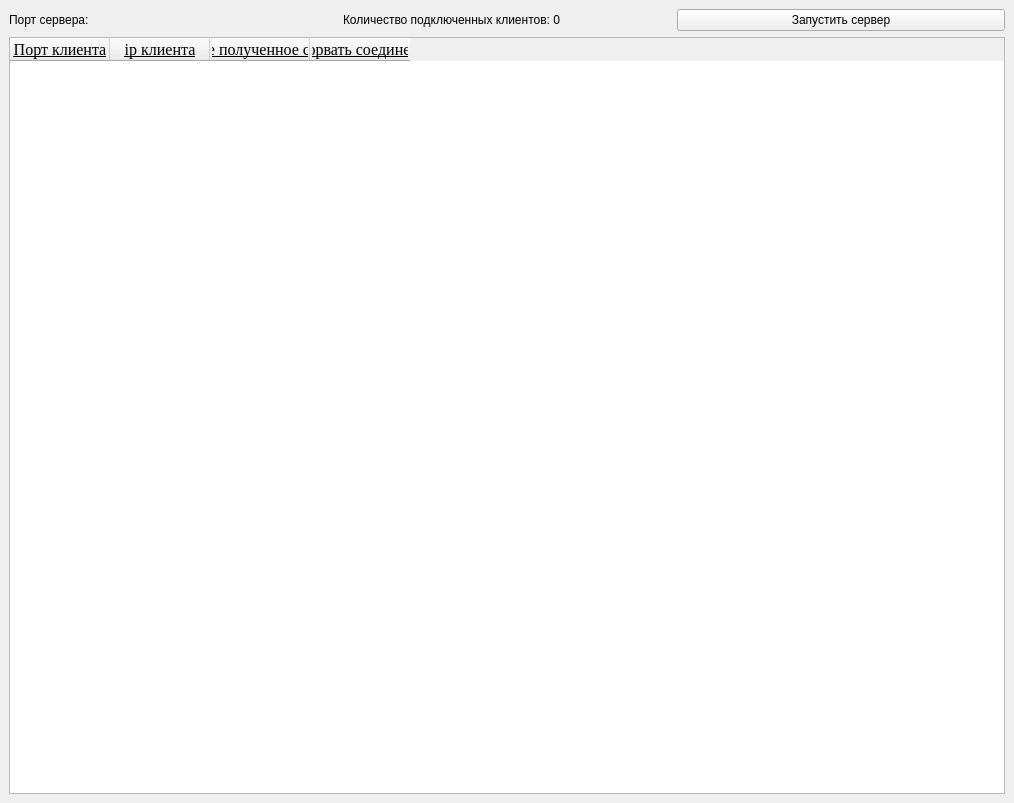
<?xml version="1.0" encoding="UTF-8"?>
<ui version="4.0">
 <class>MainWindow</class>
 <widget class="QMainWindow" name="MainWindow">
  <property name="geometry">
   <rect>
    <x>0</x>
    <y>0</y>
    <width>1014</width>
    <height>803</height>
   </rect>
  </property>
  <property name="windowTitle">
   <string>TcpServer</string>
  </property>
  <widget class="QWidget" name="centralwidget">
   <layout class="QVBoxLayout" name="verticalLayout" stretch="5,95">
    <item>
     <layout class="QHBoxLayout" name="horizontalLayout">
      <item>
       <widget class="QLabel" name="label">
        <property name="text">
         <string>Порт сервера: </string>
        </property>
       </widget>
      </item>
      <item>
       <widget class="QLabel" name="label_2">
        <property name="text">
         <string>Количество подключенных клиентов: 0</string>
        </property>
       </widget>
      </item>
      <item>
       <widget class="QPushButton" name="pushButton">
        <property name="text">
         <string>Запустить сервер</string>
        </property>
       </widget>
      </item>
     </layout>
    </item>
    <item>
     <widget class="QTableWidget" name="tableWidget">
      <column>
       <property name="text">
        <string>Порт клиента</string>
       </property>
       <property name="font">
        <font>
         <family>Times New Roman</family>
         <pointsize>12</pointsize>
         <bold>false</bold>
         <underline>true</underline>
        </font>
       </property>
      </column>
      <column>
       <property name="text">
        <string>ip клиента</string>
       </property>
       <property name="font">
        <font>
         <family>Times New Roman</family>
         <pointsize>12</pointsize>
         <italic>false</italic>
         <bold>false</bold>
         <underline>true</underline>
        </font>
       </property>
      </column>
      <column>
       <property name="text">
        <string>Последнее полученное сообщение</string>
       </property>
       <property name="font">
        <font>
         <family>Times New Roman</family>
         <pointsize>12</pointsize>
         <bold>false</bold>
         <underline>true</underline>
        </font>
       </property>
      </column>
      <column>
       <property name="text">
        <string>Разорвать соединение</string>
       </property>
       <property name="font">
        <font>
         <family>Times New Roman</family>
         <pointsize>12</pointsize>
         <bold>false</bold>
         <underline>true</underline>
        </font>
       </property>
      </column>
     </widget>
    </item>
   </layout>
  </widget>
 </widget>
 <resources/>
 <connections/>
</ui>
